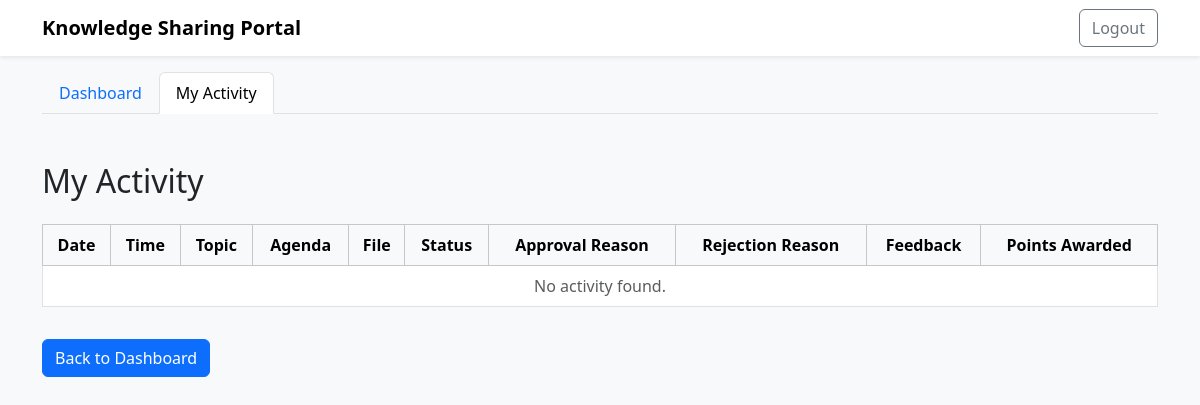
The app's page /my-activity (signed in), older data.
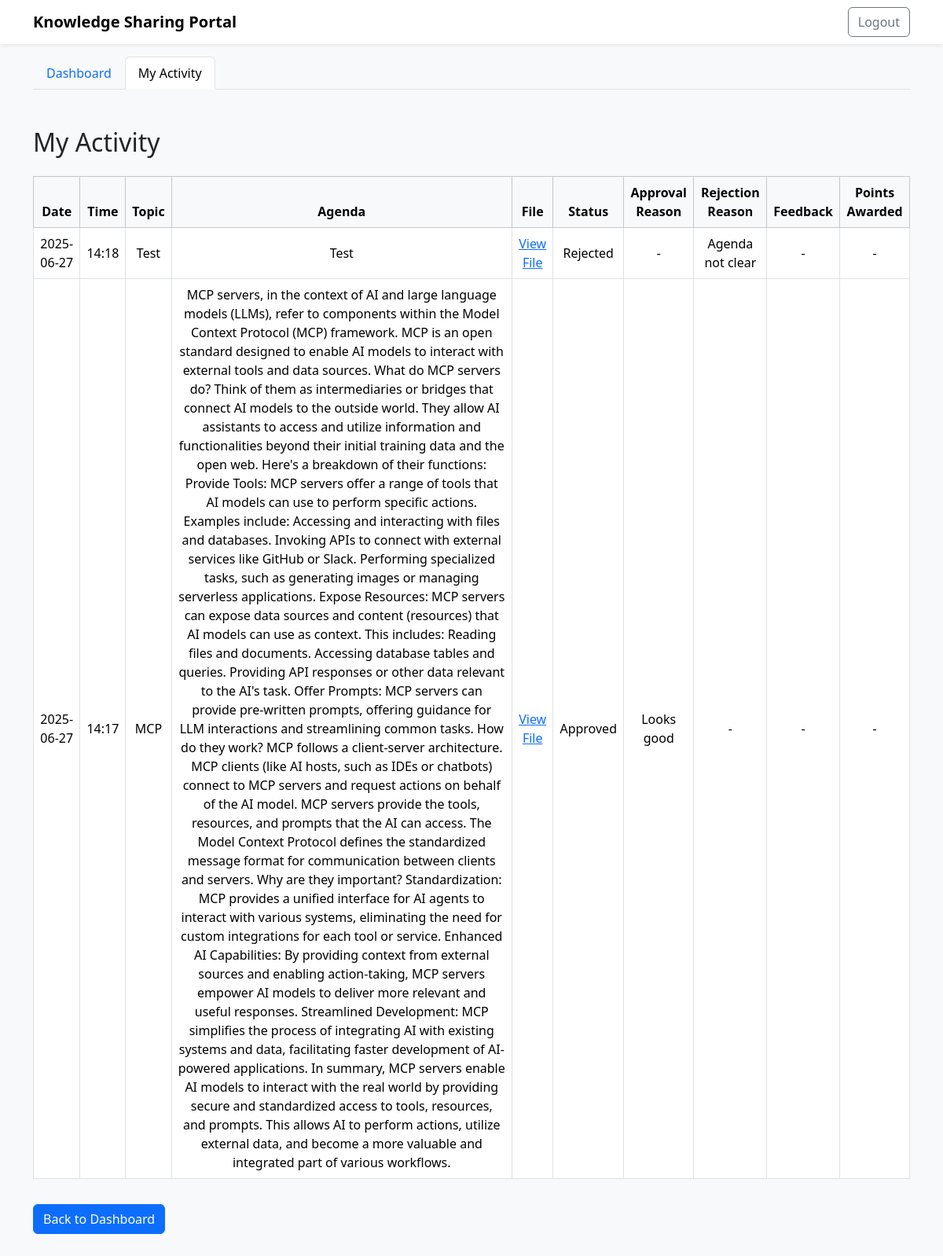
The same page, newer data.
### tables this page shows
CREATE TABLE slot_activity (
        id INTEGER PRIMARY KEY AUTOINCREMENT,
        slot_id INTEGER NOT NULL,
        user_id INTEGER NOT NULL,
        status TEXT NOT NULL,
        approval_reason TEXT,
        rejection_reason TEXT,
        feedback TEXT,
        comments TEXT,
        points_awarded INTEGER,
        topic TEXT,
        agenda TEXT,
        file_path TEXT,
        created_at TEXT DEFAULT CURRENT_TIMESTAMP,
        updated_at TEXT DEFAULT CURRENT_TIMESTAMP,
        FOREIGN KEY (slot_id) REFERENCES slots(id),
        FOREIGN KEY (user_id) REFERENCES users(id)
    );

### app.py (the view)
@app.route('/my-activity')
@token_required
def my_activity():
    db = get_db()
    user_email = g.get('user')
    user = db.execute('SELECT * FROM users WHERE email = ?', (user_email,)).fetchone()
    activities = db.execute('''
        SELECT * FROM slot_activity
        WHERE user_id = ?
        ORDER BY created_at DESC
    ''', (user['id'],)).fetchall()
    return render_template('my_activity.html', user=user, activities=activities)

### app.py (called while the page is built)
def get_db():
    if 'db' not in g:
        g.db = sqlite3.connect(app.config['DATABASE'])
        g.db.row_factory = sqlite3.Row
    return g.db

def token_required(f):
    @wraps(f)
    def decorated(*args, **kwargs):
        token = request.cookies.get('token')
        if not token:
            return redirect(url_for('login'))
        try:
            data = jwt.decode(token, app.config['SECRET_KEY'], algorithms=["HS256"])
            g.user = data['email']
        except Exception:
            return redirect(url_for('login'))
        return f(*args, **kwargs)
    return decorated

### templates/my_activity.html (shortened to what this page needs)
<!DOCTYPE html>
<html lang="en">
<head>
    <link href="https://cdn.jsdelivr.net/npm/bootstrap@5.3.2/dist/css/bootstrap.min.css" rel="stylesheet">
</head>
<body class="bg-light" style="min-height: 100vh;">
    <nav class="navbar navbar-expand-lg navbar-light bg-white shadow-sm">
        <div class="container">
            <a class="navbar-brand fw-bold" href="/dashboard">Knowledge Sharing Portal</a>
            <div class="d-flex">
                <a href="/logout" class="btn btn-outline-secondary">Logout</a>
            </div>
        </div>
    </nav>
    <div class="container mt-3">
        <ul class="nav nav-tabs">
            <li class="nav-item">
                <a class="nav-link" href="/dashboard">Dashboard</a>
            </li>
            <li class="nav-item">
                <a class="nav-link active" href="/my-activity">My Activity</a>
            </li>
        </ul>
    </div>
    <div class="container py-5">
        <h2 class="mb-4">My Activity</h2>
        <div class="table-responsive">
            <table class="table table-bordered align-middle text-center bg-white">
                <thead class="table-light">
                    <tr>
                        <th>Date</th>
                        <th>Time</th>
                        <th>Topic</th>
                        <th>Agenda</th>
                        <th>File</th>
                        <th>Status</th>
                        <th>Approval Reason</th>
                        <th>Rejection Reason</th>
                        <th>Feedback</th>
                        <th>Points Awarded</th>
                    </tr>
                </thead>
                <tbody>
                    {% for a in activities %}
                    <tr>
                        <td>{{ a['created_at'][:10] }}</td>
                        <td>{{ a['created_at'][11:16] }}</td>
                        <td>{{ a['topic'] or '-' }}</td>
                        <td>{{ a['agenda'] or '-' }}</td>
                        <td>{% if a['file_path'] %}<a href="/{{ a['file_path'] }}" target="_blank">View File</a>{% else %}-{% endif %}</td>
                        <td>{{ a['status']|capitalize }}</td>
                        <td>{{ a['approval_reason'] or '-' }}</td>
                        <td>{{ a['rejection_reason'] or '-' }}</td>
                        <td>{{ a['feedback'] or '-' }}</td>
                        <td>{{ a['points_awarded'] if a['points_awarded'] is not none else '-' }}</td>
                    </tr>
                    {% else %}
                    <tr><td colspan="10" class="text-muted">No activity found.</td></tr>
                    {% endfor %}
                </tbody>
            </table>
        </div>
        <a href="/dashboard" class="btn btn-primary mt-3">Back to Dashboard</a>
    </div>
</body>
</html>

Row changes from the older to the newer data that the page shows:
added slot_activity: created_at "2025-06-27", created_at "14:18", topic "Test", agenda "Test", status "Rejected", a "-", rejection_reason "Agenda not clear"
added slot_activity: created_at "2025-06-27", created_at "14:17", topic "MCP", agenda "MCP servers, in the context of AI and large language models (LLMs), refer to components within the Model Context Protocol (MCP) framework. MCP is an open standard designed to enable AI models to interact with external tools and data sources. What do MCP servers do? Think of them as intermediaries or bridges that connect AI models to the outside world. They allow AI assistants to access and utilize information and functionalities beyond their initial training data and the open web. Here's a breakdown of their functions: Provide Tools: MCP servers offer a range of tools that AI models can use to perform specific actions. Examples include: Accessing and interacting with files and databases.…", status "Approved", approval_reason "Looks good", a "-"
Text that changed along with them:
text no longer shown: "No activity found."
